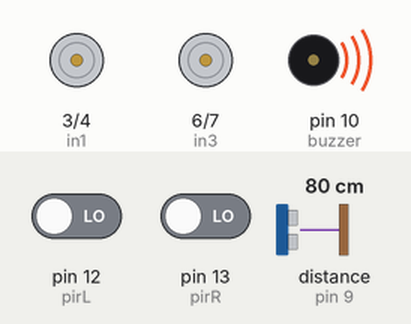
Bench run of a sketch on a simulated Arduino Uno, built with avr-gcc and run on an emulated ATmega328P. Parts: motor-driver pin pairs drawn as motors (green arrow = first pin HIGH = forward, orange = second pin HIGH = backward, longer = more drive, scaled by the enable pin), buzzer (waves = sounding, pin HIGH). Wiring (inferred from the names in the program): ultrasonic range finder: trigger pin 8; echo pin 9. Inputs (shaded band) come from the test bench; at power-on: distance to the obstacle (sensor on pin 9) 80 cm, pin 12 (pirL) LOW, pin 13 (pirR) LOW. The echo pulse lasts 58.3 µs per cm; pins used as bus, display or sensor lines are not drawn.

Above: at 1.2 s.
1.3 s: distance to the obstacle (sensor on pin 9) set to 95 cm
2.8 s: distance to the obstacle (sensor on pin 9) set to 102 cm
At 3.8 s:
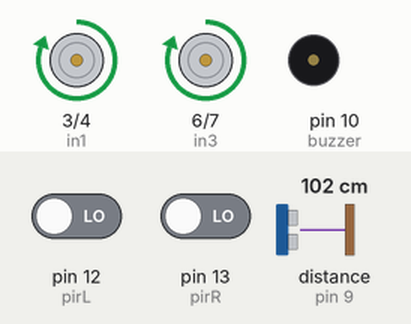
4.3 s: pin 12 (pirL) driven HIGH
At 4.6 s:
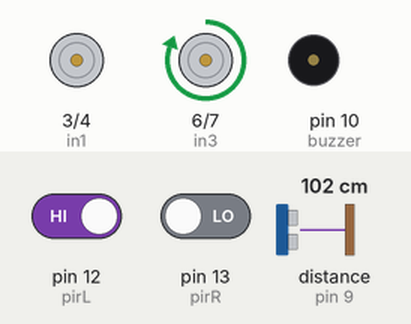
5.8 s: pin 12 (pirL) driven LOW
At 7.0 s:
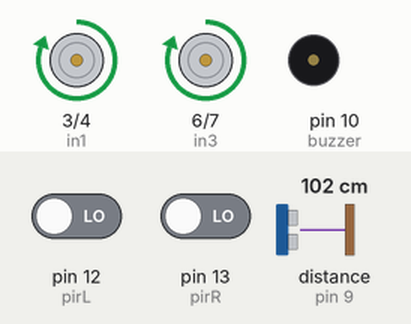
7.3 s: pin 13 (pirR) driven HIGH
At 8.1 s:
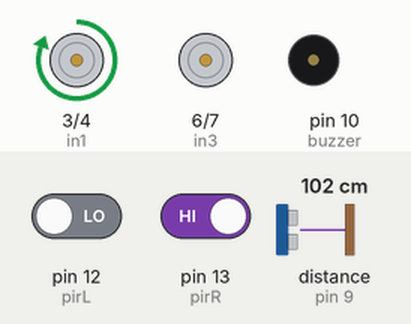
8.8 s: pin 13 (pirR) driven LOW
At 9.3 s:
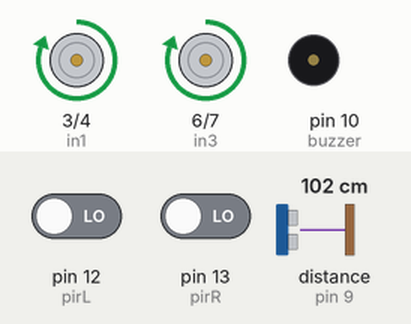
Timing chart, 0 to 11.3 s (numbered marks = the images above; inputs shaded):
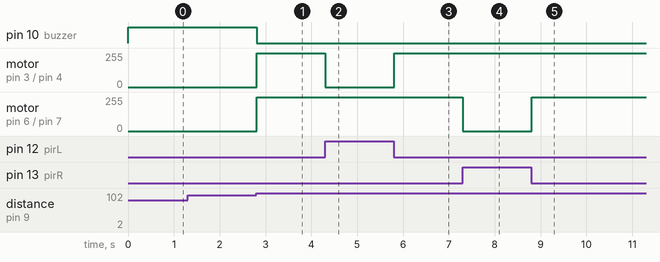

Measured:
- the behaviour switches between 99 and 100 cm on distance to the obstacle (sensor on pin 9) (found by bisection; images 0 and 1)
- after the input at 1.3 s, every drawn part: stays the same
- after the input at 2.8 s, pin 10 (buzzer): HIGH → LOW at once; motor on pin 3 (in1) / pin 4 (in2), motor on pin 6 (in3) / pin 7 (in4): stopped → forward 255/255 at once
- after the input at 4.3 s, motor on pin 3 (in1) / pin 4 (in2): forward 255/255 → stopped at once
- after the input at 5.8 s, motor on pin 3 (in1) / pin 4 (in2): stopped → forward 255/255 at once
- after the input at 7.3 s, motor on pin 6 (in3) / pin 7 (in4): forward 255/255 → stopped at once
- after the input at 8.8 s, motor on pin 6 (in3) / pin 7 (in4): stopped → forward 255/255 at once

The sketch:

motion_sensing_robot.ino
```cpp
//task_1 automatic robot code.

int en1=2;
int in1=3;
int in2=4;
int en2=5;
int in3=6;
int in4=7;
int trig=8;
int echo =9;
int buzzer=10;
int pirL=12;
int pirR=13;
int dist;
int duration;
int left;
int right;

void setup()
{
  pinMode(buzzer,OUTPUT);
  pinMode(in1,OUTPUT);

  pinMode(in2,OUTPUT);
  pinMode(en1,OUTPUT);

  pinMode(in3,OUTPUT);
  pinMode(in4,OUTPUT);
  pinMode(en2,OUTPUT);

  pinMode(trig,OUTPUT);
  pinMode(echo,INPUT);

  pinMode(trig,OUTPUT);
  Serial.begin(9600);
}

void loop()
{
  digitalWrite(trig,LOW);
  delayMicroseconds(2);

  digitalWrite(trig,HIGH);
  delayMicroseconds(10);
  digitalWrite(trig,LOW);

  duration=pulseIn(echo,HIGH);
  dist=0.01723*duration;

  left = digitalRead(pirL);
  right = digitalRead(pirR);

   if (dist<100){
     digitalWrite(buzzer,HIGH);
     digitalWrite(en1,LOW);// left motor off
     digitalWrite(in1,LOW);
     digitalWrite(in2,LOW);

     digitalWrite(en2,LOW);//right motor off
     digitalWrite(in3,LOW);
     digitalWrite(in4,LOW);

  }

  else if(left==1){ //right motor on and left motor off
     digitalWrite(en1,LOW);// left motor turned off
     digitalWrite(in1,LOW);
     digitalWrite(in2,LOW);

     digitalWrite(en2,HIGH);//right motor turns on to move robot to left
     digitalWrite(in3,HIGH);
     digitalWrite(in4,LOW);

    }

   else if(right==1){ //right motor off and left motor on
     digitalWrite(en1,HIGH);// left motor turned onn to move motor to right
     digitalWrite(in1,HIGH);
     digitalWrite(in2,LOW);

     digitalWrite(en2,LOW);//right motor turns off
     digitalWrite(in3,LOW);
     digitalWrite(in4,LOW);

    }

  else{
      digitalWrite(buzzer,LOW);
     digitalWrite(en1,HIGH);
     digitalWrite(in1,HIGH);
     digitalWrite(in2,LOW);

     digitalWrite(en2,HIGH);
     digitalWrite(in3,HIGH);
     digitalWrite(in4,LOW);


  }
   }
```
